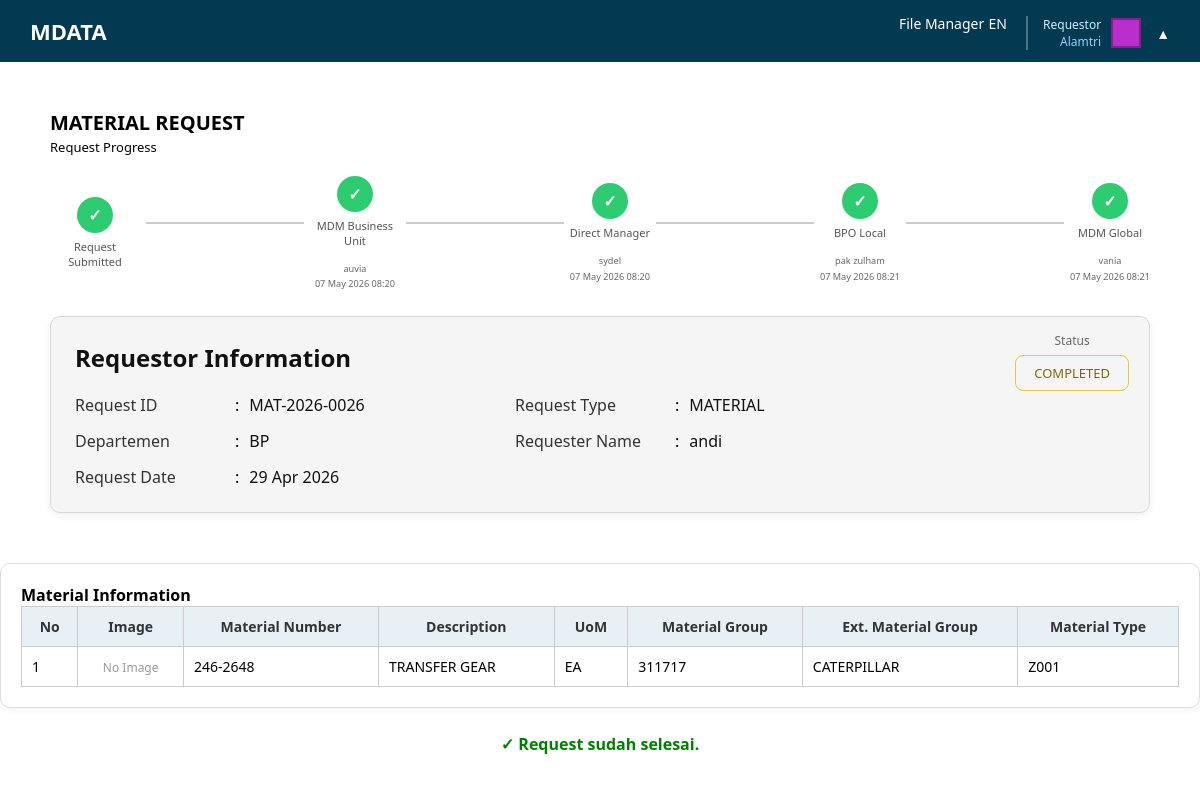
/Pages/GM_Review.php?id=26 (signed in), run on the app's committed database.
### tables this page shows
CREATE TABLE IF NOT EXISTS `users` (
  `id` int NOT NULL AUTO_INCREMENT,
  `nama` varchar(100) DEFAULT NULL,
  `email` varchar(100) DEFAULT NULL,
  `departemen` varchar(100) DEFAULT NULL,
  `password` varchar(100) DEFAULT NULL,
  `company_id` int DEFAULT NULL,
  `role_id` int DEFAULT NULL,
  PRIMARY KEY (`id`),
  KEY `company_id` (`company_id`),
  KEY `role_id` (`role_id`),
  CONSTRAINT `users_ibfk_1` FOREIGN KEY (`company_id`) REFERENCES `company` (`id`),
  CONSTRAINT `users_ibfk_2` FOREIGN KEY (`role_id`) REFERENCES `role` (`id`)
);

CREATE TABLE IF NOT EXISTS `role` (
  `id` int NOT NULL AUTO_INCREMENT,
  `nama_role` varchar(50) DEFAULT NULL,
  PRIMARY KEY (`id`)
);

CREATE TABLE IF NOT EXISTS `company` (
  `id` int NOT NULL AUTO_INCREMENT,
  `nama_company` varchar(50) DEFAULT NULL,
  `company_code` varchar(10) DEFAULT NULL,
  PRIMARY KEY (`id`)
);

CREATE TABLE IF NOT EXISTS `approval` (
  `id` int NOT NULL AUTO_INCREMENT,
  `request_id` int NOT NULL,
  `detail_material_id` int DEFAULT NULL,
  `detail_service_id` int DEFAULT NULL,
  `approver_id` int DEFAULT NULL,
  `role` varchar(50) DEFAULT NULL,
  `step` varchar(50) NOT NULL DEFAULT 'MDM_BU',
  `status` varchar(50) DEFAULT NULL,
  `note` text,
  `created_at` datetime NOT NULL DEFAULT CURRENT_TIMESTAMP,
  `updated_at` datetime NOT NULL DEFAULT CURRENT_TIMESTAMP ON UPDATE CURRENT_TIMESTAMP,
  `approved_by` int DEFAULT NULL,
  `approved_at` datetime DEFAULT NULL,
  PRIMARY KEY (`id`),
  KEY `fk_appr_request` (`request_id`),
  KEY `fk_appr_detail_mat` (`detail_material_id`),
  KEY `fk_appr_detail_svc` (`detail_service_id`),
  KEY `fk_appr_user` (`approver_id`),
  CONSTRAINT `fk_appr_detail_mat` FOREIGN KEY (`detail_material_id`) REFERENCES `request_detail_material` (`id`),
  CONSTRAINT `fk_appr_detail_svc` FOREIGN KEY (`detail_service_id`) REFERENCES `request_detail_service` (`id`),
  CONSTRAINT `fk_appr_request` FOREIGN KEY (`request_id`) REFERENCES `request_header` (`id`),
  CONSTRAINT `fk_appr_user` FOREIGN KEY (`approver_id`) REFERENCES `users` (`id`)
);

CREATE TABLE IF NOT EXISTS `request_header` (
  `id` int NOT NULL AUTO_INCREMENT,
  `request_no` varchar(50) DEFAULT NULL,
  `requestor_id` int NOT NULL,
  `company_id` int NOT NULL,
  `departemen` varchar(100) NOT NULL,
  `request_type` varchar(50) NOT NULL,
  `request_date` date NOT NULL,
  `status` varchar(50) NOT NULL DEFAULT 'DRAFT',
  `current_step` varchar(50) NOT NULL DEFAULT 'MDM_BU',
  `general_approved_by` int DEFAULT NULL,
  `general_approved_at` datetime DEFAULT NULL,
  `submitted_at` timestamp NULL DEFAULT NULL,
  `created_at` timestamp NOT NULL DEFAULT CURRENT_TIMESTAMP,
  `updated_at` timestamp NOT NULL DEFAULT CURRENT_TIMESTAMP ON UPDATE CURRENT_TIMESTAMP,
  PRIMARY KEY (`id`),
  UNIQUE KEY `request_no` (`request_no`),
  KEY `fk_rh_requestor` (`requestor_id`),
  KEY `fk_rh_general_approver` (`general_approved_by`),
  CONSTRAINT `fk_rh_general_approver` FOREIGN KEY (`general_approved_by`) REFERENCES `users` (`id`),
  CONSTRAINT `fk_rh_requestor` FOREIGN KEY (`requestor_id`) REFERENCES `users` (`id`)
);

CREATE TABLE IF NOT EXISTS `request_detail_material` (
  `id` int NOT NULL AUTO_INCREMENT,
  `request_id` int NOT NULL,
  `numbering_scheme` varchar(50) DEFAULT NULL,
  `material_number` varchar(50) DEFAULT NULL,
  `description` varchar(255) NOT NULL,
  `description_alt` varchar(255) DEFAULT NULL,
  `uom` varchar(20) NOT NULL,
  `ext_material_group` varchar(50) NOT NULL,
  `material_group` varchar(50) NOT NULL,
  `material_type` varchar(50) NOT NULL,
  `vhs` varchar(50) DEFAULT NULL,
  `location` varchar(100) DEFAULT NULL,
  `val_class` varchar(50) DEFAULT NULL,
  `val_category` varchar(50) DEFAULT NULL,
  `purchasing_group` varchar(50) DEFAULT NULL,
  `mrp_controller` varchar(50) DEFAULT NULL,
  `price_control` char(1) DEFAULT NULL,
  `profile_make` varchar(50) DEFAULT NULL,
  `profile_plan` varchar(50) DEFAULT NULL,
  `old_material_number` varchar(50) DEFAULT NULL,
  `egi` varchar(50) DEFAULT NULL,
  `cgi` varchar(50) DEFAULT NULL,
  `engine_type` varchar(50) DEFAULT NULL,
  `order_unit` varchar(20) DEFAULT NULL,
  `net_weight` decimal(15,3) DEFAULT NULL,
  `weight_unit` varchar(10) DEFAULT NULL,
  `max_stock_level` decimal(15,3) DEFAULT NULL,
  `min_lot_size` decimal(15,3) DEFAULT NULL,
  `max_lot_size` decimal(15,3) DEFAULT NULL,
  `fix_lot_size` decimal(15,3) DEFAULT NULL,
  `standard_price` decimal(18,2) DEFAULT NULL,
  `moving_price` decimal(18,2) DEFAULT NULL,
  `remarks` text,
  `status` varchar(50) NOT NULL DEFAULT 'PENDING',
  `reviewed_by` int DEFAULT NULL,
  `reviewed_at` datetime DEFAULT NULL,
  `reject_reason` varchar(255) DEFAULT NULL,
  `is_forwarded` tinyint(1) NOT NULL DEFAULT '0',
  `created_at` timestamp NOT NULL DEFAULT CURRENT_TIMESTAMP,
  `updated_at` timestamp NOT NULL DEFAULT CURRENT_TIMESTAMP ON UPDATE CURRENT_TIMESTAMP,
  `mig_counter` varchar(50) DEFAULT 'CURRENT_TIMESTAMP',
  `image_url` varchar(255) DEFAULT NULL,
  PRIMARY KEY (`id`),
  KEY `fk_rdm_request` (`request_id`),
  KEY `fk_rdm_reviewer` (`reviewed_by`),
  CONSTRAINT `fk_rdm_request` FOREIGN KEY (`request_id`) REFERENCES `request_header` (`id`),
  CONSTRAINT `fk_rdm_reviewer` FOREIGN KEY (`reviewed_by`) REFERENCES `users` (`id`)
);

### Pages/GM_Review.php (the view, shortened to what the rows shown need)
<?php
require_once $_SERVER['DOCUMENT_ROOT'] . '/atri/config/koneksi.php';
require_once $_SERVER['DOCUMENT_ROOT'] . '/atri/include/db_helper.php';
$request_id = (int)$_GET['id'];
$queryHeader = executeOrFail($koneksi, "
    SELECT rh.*, u.nama
    FROM request_header rh
    JOIN users u ON rh.requestor_id = u.id
    WHERE rh.id = $request_id
");
$header = mysqli_fetch_assoc($queryHeader);
$steps = [
    'Request Submitted',
    'MDM Business Unit',
    'Direct Manager',
    'BPO Local',
    'MDM Global'
];
$stepsLabel = [
    'Request Submitted' => 'Request Submitted',
    'MDM Business Unit' => 'MDM Business Unit',
    'Direct Manager' => 'Direct Manager',
    'BPO Local' => 'BPO Local',
    'MDM Global' => 'MDM Global'
];
$qApproval = executeOrFail($koneksi, "
    SELECT *
    FROM approval
    WHERE request_id = $request_id
    AND detail_material_id IS NULL
    AND detail_service_id IS NULL
");
$approvals = [];
while($a = mysqli_fetch_assoc($qApproval)){
    $approvals[$a['step']] = $a;
}
$approverNames = [];
foreach ($approvals as $step => $a) {
    if (!empty($a['approved_by'])) {
        $uid = (int) $a['approved_by'];
        if (!isset($approverNames[$uid])) {
            $u = mysqli_fetch_assoc(
                executeOrFail(
                    $koneksi,
                    "SELECT nama FROM users WHERE id = $uid"
                )
            );
            $approverNames[$uid] = $u['nama'] ?? '-';
        }
    }
}
$request_type = $header['request_type'];
if($request_type == 'MATERIAL'){
$queryDetail = executeOrFail($koneksi, "
    SELECT * FROM request_detail_material
    WHERE request_id = $request_id
    AND status = 'APPROVED'
");
} else {
    $queryDetail = executeOrFail($koneksi, "
        SELECT * FROM request_detail_service
        WHERE request_id = $request_id
    ");
}
$rows = [];
while($row = mysqli_fetch_assoc($queryDetail)){
    $rows[] = $row;
}
?>
<!DOCTYPE html>
<html>
<head>
        <link rel="stylesheet" href="/atri/css/global.css">
    <link rel="stylesheet" href="/atri/css/navbar.css">
    <link rel="stylesheet" href="/atri/css/reviewMDM.css">
    <link rel="stylesheet" href="/atri/css/view_request.css">
</head>
<body>
<?php require_once $_SERVER['DOCUMENT_ROOT'] . '/atri/include/navbar.php'; ?>
<div class="container">
    <h2><?= $request_type == 'MATERIAL' ? 'MATERIAL REQUEST' : 'SERVICE REQUEST' ?></h2>
    <div class="progress-wrapper">
    <?php
    $currentStep = $header['current_step'];
    $currentIndex = array_search($currentStep, $steps);
    if($currentIndex === false) $currentIndex = 0;
    foreach($steps as $i => $step):
        if($i == 0){
            $icon = 'done';
        } elseif($i < $currentIndex){
            $icon = 'done';
        } elseif($i == $currentIndex){
            $icon = 'pending';
        } else {
            $icon = 'inactive';
        }
        $approvalData = $approvals[$step] ?? null;
        if($approvalData){
            if($approvalData['status'] == 'REJECTED'){
                $icon = 'rejected';
            } elseif(in_array($approvalData['status'], ['APPROVED','GENERAL_APPROVED'])){
                $icon = 'done';
            }
        }
        $userName = '-';
        $approvedAt = '-';
        if($approvalData && !empty($approvalData['approved_by'])){
            $uid = (int) $approvalData['approved_by'];
            $userName = $approverNames[$uid] ?? '-';
        }
        if($approvalData && !empty($approvalData['approved_at'])){
            $approvedAt = date('d M Y H:i', strtotime($approvalData['approved_at']));
        }
    ?>
        <div class="step-item">
            <div class="step-circle <?= $icon ?>">
                <?php if($icon == 'done'): ?>✓
                <?php elseif($icon == 'pending'): ?>!
                <?php elseif($icon == 'rejected'): ?>✗
                <?php endif; ?>
            </div>
            <div class="step-label"><?= $stepsLabel[$step] ?></div>
            <?php if($approvalData && $approvalData['status'] != 'PENDING'): ?>
                <div class="step-info">
                    <small><?= $userName ?><br><?= $approvedAt ?></small>
                </div>
            <?php endif; ?>
        </div>
        <?php if($i < count($steps)-1): ?>
            <div class="step-line"></div>
        <?php endif; ?>
    <?php endforeach; ?>
    </div>
    <div class="card-view">
        <div class="info-grid">
            <div class="info-row">
                <span class="info-label">Request ID</span>
                <span class="info-sep">:</span>
                <span class="info-val"><?=htmlspecialchars($header['request_no']) ?></span>
            </div>
            <div class="info-row">
                <span class="info-label">Request Type</span>
                <span class="info-sep">:</span>
                <span class="info-val"><?=htmlspecialchars($header['request_type']) ?></span>
            </div>
            <div class="info-row">
                <span class="info-label">Departemen</span>
                <span class="info-sep">:</span>
                <span class="info-val"><?=htmlspecialchars($header['departemen']) ?></span>
            </div>
            <div class="info-row">
                <span class="info-label">Requester Name</span>
                <span class="info-sep">:</span>
                <span class="info-val"><?=htmlspecialchars($header['nama']) ?></span>
            </div>
            <div class="info-row">
                <span class="info-label">Request Date</span>
                <span class="info-sep">:</span>
                <span class="info-val"><?= date('d M Y', strtotime($header['request_date'])) ?></span>
            </div>
        </div>
        <div class="status-box">
            <div class="status-title">Status</div>
            <div class="status-badge badge-pending">
               <?= htmlspecialchars($header['status']) ?>
            </div>
        </div>
    </div>
</div>
    <div class="box">
        <table class="table">
            <thead>
                <tr>
                    <th>No</th>
                    <?php if($request_type == 'MATERIAL'): ?>
                        <th>Image</th>
                        <th>Material Number</th>
                        <th>Description</th>
                        <th>UoM</th>
                        <th>Material Group</th>
                        <th>Ext. Material Group</th>
                        <th>Material Type</th>
                    <?php endif; ?>
                </tr>
            </thead>
            <tbody>
            <?php if(count($rows) > 0): ?>
                <?php $no = 1; foreach($rows as $row): ?>
                <tr>
                    <td><?= $no++ ?></td>
                    <?php if($request_type == 'MATERIAL'): ?>
                        <td style="text-align:center;">
                            <?php if(!empty($row['image_url'])): ?>
                                <img src="<?= htmlspecialchars($row['image_url']) ?>"
                                    style="width:60px; height:60px; object-fit:contain; border:1px solid #ddd; border-radius:6px;">
                            <?php else: ?>
                                <span style="color:#999;font-size:12px">No Image</span>
                            <?php endif; ?>
                        </td>
                        <td><?= htmlspecialchars($row['material_number'] ?? '-') ?></td>
                        <td><?= htmlspecialchars($row['description']) ?></td>
                        <td><?= htmlspecialchars($row['uom']) ?></td>
                        <td><?= htmlspecialchars($row['material_group']) ?></td>
                        <td><?= htmlspecialchars($row['ext_material_group']) ?></td>
                        <td><?= htmlspecialchars($row['material_type']) ?></td>
                    <?php endif; ?>
                </tr>
                <?php endforeach; ?>
            <?php else: ?>
                <tr>
                    <td colspan="7" style="text-align:center;padding:20px;color:#999">Tidak ada data</td>
                </tr>
            <?php endif; ?>
            </tbody>
        </table>
    </div>
</body>
</html>

### include/navbar.php (shortened to what the rows shown need)
<?php
$user_id = $_SESSION['user_id'];
$queryNav = mysqli_query($koneksi, "
    SELECT users.nama, role.nama_role, company.nama_company
    FROM users
    JOIN role    ON users.role_id    = role.id
    JOIN company ON users.company_id = company.id
    WHERE users.id = '$user_id'
");
$userNav = mysqli_fetch_assoc($queryNav);
?>
    <link rel="stylesheet" href="/atri/css/global.css">
    <link rel="stylesheet" href="/atri/css/navbar.css">
<div class="navbar">
    <div class="nav-right" id="mobileMenu">
        <div class="user-menu">
            <div class="user-panel" onclick="toggleUserMenu()">
                <div class="user-text">
                    <div class="user-role">
                        <?= htmlspecialchars($userNav['nama_role']    ?? 'No Role') ?>
                    </div>
                    <div class="user-company">
                        <?= htmlspecialchars($userNav['nama_company'] ?? 'No Company') ?>
                    </div>
                </div>
            </div>
        </div>
    </div>
</div>

### data on the page
users: role.nama_role "Requestor", company.nama_company "Alamtri"
approval: step "MDM Business Unit", approved_by "auvia", approved_at "07 May 2026 08:20"
approval: step "Direct Manager", approved_by "sydel", approved_at "07 May 2026 08:20"
approval: step "BPO Local", approved_by "pak zulham", approved_at "07 May 2026 08:21"
approval: step "MDM Global", approved_by "vania", approved_at "07 May 2026 08:21"
request_header: request_no "MAT-2026-0026", request_type "MATERIAL", departemen "BP", requestor.nama "andi", request_date "29 Apr 2026", status "COMPLETED"
request_detail_material: shows "No Image", material_number "246-2648", description "TRANSFER GEAR", uom "EA", material_group "311717", ext_material_group "CATERPILLAR", material_type "Z001"

### other printed values
$stepsLabel[$step] "Request Submitted"
